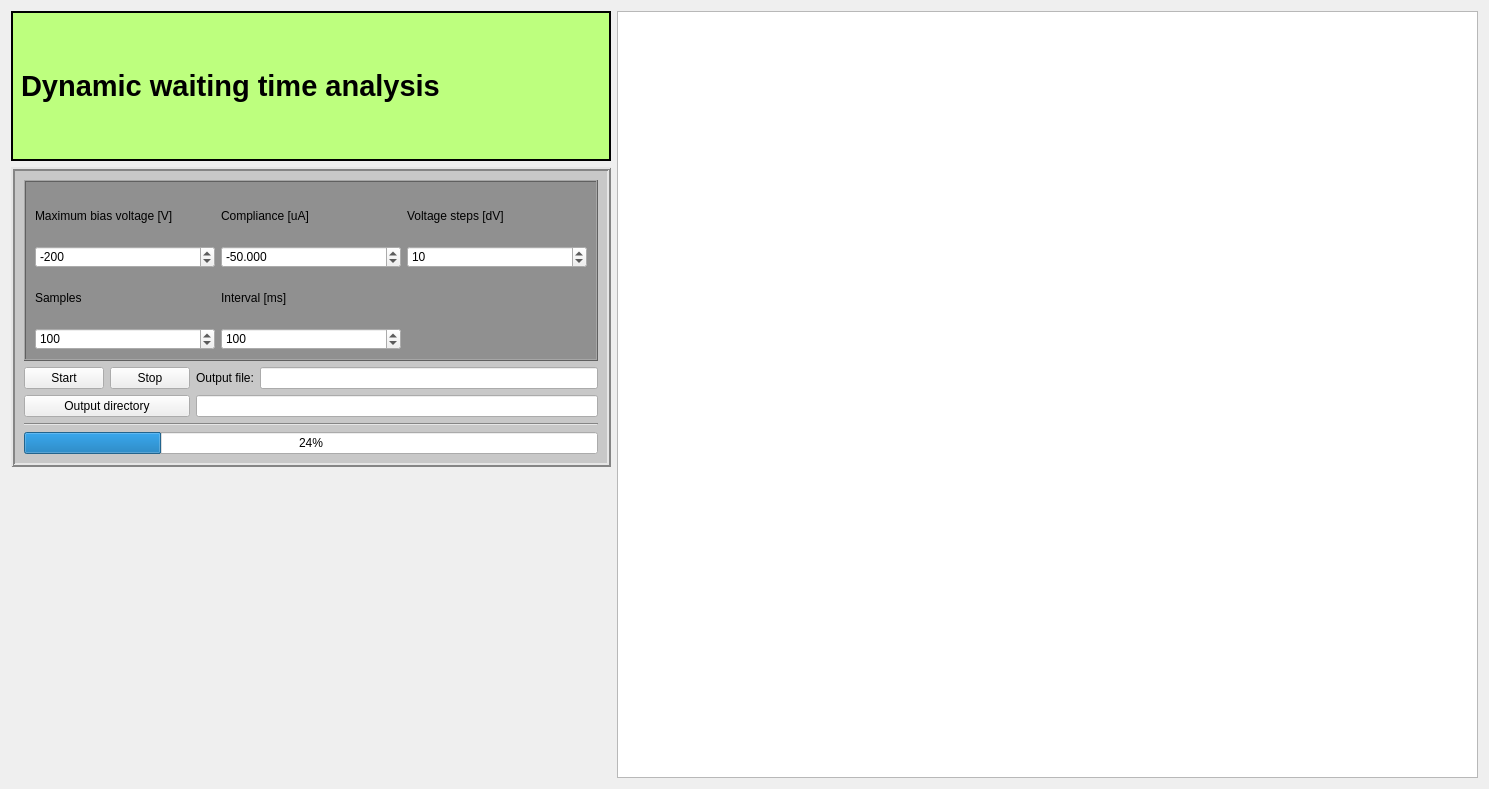
<?xml version="1.0" encoding="UTF-8"?>
<ui version="4.0">
 <class>Form</class>
 <widget class="QWidget" name="Form">
  <property name="geometry">
   <rect>
    <x>0</x>
    <y>0</y>
    <width>1489</width>
    <height>789</height>
   </rect>
  </property>
  <property name="windowTitle">
   <string>Form</string>
  </property>
  <layout class="QGridLayout" name="gridLayout_3">
   <item row="0" column="1" rowspan="3">
    <widget class="PlotWidget" name="current_plot">
     <property name="sizePolicy">
      <sizepolicy hsizetype="Expanding" vsizetype="Expanding">
       <horstretch>0</horstretch>
       <verstretch>0</verstretch>
      </sizepolicy>
     </property>
     <property name="minimumSize">
      <size>
       <width>0</width>
       <height>0</height>
      </size>
     </property>
     <property name="font">
      <font>
       <pointsize>10</pointsize>
      </font>
     </property>
    </widget>
   </item>
   <item row="0" column="0">
    <widget class="QLabel" name="Title">
     <property name="sizePolicy">
      <sizepolicy hsizetype="Preferred" vsizetype="Fixed">
       <horstretch>0</horstretch>
       <verstretch>0</verstretch>
      </sizepolicy>
     </property>
     <property name="maximumSize">
      <size>
       <width>16777215</width>
       <height>150</height>
      </size>
     </property>
     <property name="font">
      <font>
       <pointsize>22</pointsize>
       <weight>75</weight>
       <bold>true</bold>
      </font>
     </property>
     <property name="autoFillBackground">
      <bool>false</bool>
     </property>
     <property name="styleSheet">
      <string notr="true">background-color: rgb(189, 255, 126);</string>
     </property>
     <property name="frameShape">
      <enum>QFrame::WinPanel</enum>
     </property>
     <property name="text">
      <string>Dynamic waiting time analysis</string>
     </property>
     <property name="scaledContents">
      <bool>true</bool>
     </property>
    </widget>
   </item>
   <item row="1" column="0">
    <widget class="QFrame" name="DoIVCVframe">
     <property name="maximumSize">
      <size>
       <width>600</width>
       <height>300</height>
      </size>
     </property>
     <property name="autoFillBackground">
      <bool>false</bool>
     </property>
     <property name="styleSheet">
      <string notr="true">QFrame { background : rgb(200, 200, 200) }  </string>
     </property>
     <property name="frameShape">
      <enum>QFrame::Box</enum>
     </property>
     <property name="frameShadow">
      <enum>QFrame::Raised</enum>
     </property>
     <property name="lineWidth">
      <number>2</number>
     </property>
     <layout class="QGridLayout" name="gridLayout_2">
      <item row="1" column="4">
       <widget class="QLineEdit" name="output_file"/>
      </item>
      <item row="3" column="0" colspan="5">
       <widget class="Line" name="line">
        <property name="orientation">
         <enum>Qt::Horizontal</enum>
        </property>
       </widget>
      </item>
      <item row="2" column="3" colspan="2">
       <widget class="QLineEdit" name="output_directory">
        <property name="enabled">
         <bool>true</bool>
        </property>
        <property name="autoFillBackground">
         <bool>false</bool>
        </property>
        <property name="clearButtonEnabled">
         <bool>false</bool>
        </property>
       </widget>
      </item>
      <item row="1" column="3">
       <widget class="QLabel" name="label">
        <property name="text">
         <string>Output file:</string>
        </property>
       </widget>
      </item>
      <item row="0" column="0" colspan="5">
       <widget class="QFrame" name="IV_settings_settings">
        <property name="maximumSize">
         <size>
          <width>16777215</width>
          <height>200</height>
         </size>
        </property>
        <property name="font">
         <font>
          <weight>75</weight>
          <bold>true</bold>
          <underline>false</underline>
         </font>
        </property>
        <property name="styleSheet">
         <string notr="true">QFrame { background :rgb(144, 144, 144) }</string>
        </property>
        <property name="frameShape">
         <enum>QFrame::Box</enum>
        </property>
        <property name="frameShadow">
         <enum>QFrame::Raised</enum>
        </property>
        <layout class="QGridLayout" name="gridLayout">
         <item row="0" column="2">
          <widget class="QLabel" name="voltages_steps_label">
           <property name="text">
            <string>Voltage steps [dV]</string>
           </property>
          </widget>
         </item>
         <item row="2" column="0">
          <widget class="QDoubleSpinBox" name="max_voltage_IV">
           <property name="decimals">
            <number>0</number>
           </property>
           <property name="minimum">
            <double>-1000.000000000000000</double>
           </property>
           <property name="maximum">
            <double>0.000000000000000</double>
           </property>
           <property name="singleStep">
            <double>10.000000000000000</double>
           </property>
           <property name="value">
            <double>-200.000000000000000</double>
           </property>
          </widget>
         </item>
         <item row="0" column="0">
          <widget class="QLabel" name="max_voltage_label_IV">
           <property name="text">
            <string>Maximum bias voltage [V]</string>
           </property>
          </widget>
         </item>
         <item row="4" column="0">
          <widget class="QDoubleSpinBox" name="samples_spinBox">
           <property name="decimals">
            <number>0</number>
           </property>
           <property name="minimum">
            <double>0.000000000000000</double>
           </property>
           <property name="maximum">
            <double>1000.000000000000000</double>
           </property>
           <property name="singleStep">
            <double>10.000000000000000</double>
           </property>
           <property name="value">
            <double>100.000000000000000</double>
           </property>
          </widget>
         </item>
         <item row="4" column="1">
          <widget class="QDoubleSpinBox" name="interval_spinbox">
           <property name="decimals">
            <number>0</number>
           </property>
           <property name="minimum">
            <double>0.000000000000000</double>
           </property>
           <property name="maximum">
            <double>1000.000000000000000</double>
           </property>
           <property name="singleStep">
            <double>10.000000000000000</double>
           </property>
           <property name="value">
            <double>100.000000000000000</double>
           </property>
          </widget>
         </item>
         <item row="3" column="1">
          <widget class="QLabel" name="max_voltage_label_IV_3">
           <property name="text">
            <string>Interval [ms]</string>
           </property>
          </widget>
         </item>
         <item row="0" column="1">
          <widget class="QLabel" name="complience_label_IV">
           <property name="text">
            <string>Compliance [uA]</string>
           </property>
          </widget>
         </item>
         <item row="2" column="1">
          <widget class="QDoubleSpinBox" name="compliance_IV">
           <property name="decimals">
            <number>3</number>
           </property>
           <property name="minimum">
            <double>-1000.000000000000000</double>
           </property>
           <property name="maximum">
            <double>0.000000000000000</double>
           </property>
           <property name="singleStep">
            <double>0.100000000000000</double>
           </property>
           <property name="value">
            <double>-50.000000000000000</double>
           </property>
          </widget>
         </item>
         <item row="3" column="0">
          <widget class="QLabel" name="max_voltage_label_IV_2">
           <property name="text">
            <string>Samples</string>
           </property>
          </widget>
         </item>
         <item row="2" column="2">
          <widget class="QDoubleSpinBox" name="voltage_steps_IV">
           <property name="buttonSymbols">
            <enum>QAbstractSpinBox::UpDownArrows</enum>
           </property>
           <property name="decimals">
            <number>0</number>
           </property>
           <property name="maximum">
            <double>1000.000000000000000</double>
           </property>
           <property name="value">
            <double>10.000000000000000</double>
           </property>
          </widget>
         </item>
        </layout>
       </widget>
      </item>
      <item row="2" column="0" colspan="3">
       <widget class="QPushButton" name="change_directory">
        <property name="text">
         <string>Output directory</string>
        </property>
       </widget>
      </item>
      <item row="1" column="0">
       <widget class="QPushButton" name="StartButton">
        <property name="text">
         <string>Start</string>
        </property>
       </widget>
      </item>
      <item row="1" column="1" colspan="2">
       <widget class="QPushButton" name="StopButton">
        <property name="text">
         <string>Stop</string>
        </property>
       </widget>
      </item>
      <item row="4" column="0" colspan="5">
       <widget class="QProgressBar" name="progressBar">
        <property name="value">
         <number>24</number>
        </property>
       </widget>
      </item>
     </layout>
    </widget>
   </item>
  </layout>
 </widget>
 <customwidgets>
  <customwidget>
   <class>PlotWidget</class>
   <extends>QGraphicsView</extends>
   <header>pyqtgraph</header>
  </customwidget>
 </customwidgets>
 <resources/>
 <connections/>
</ui>
